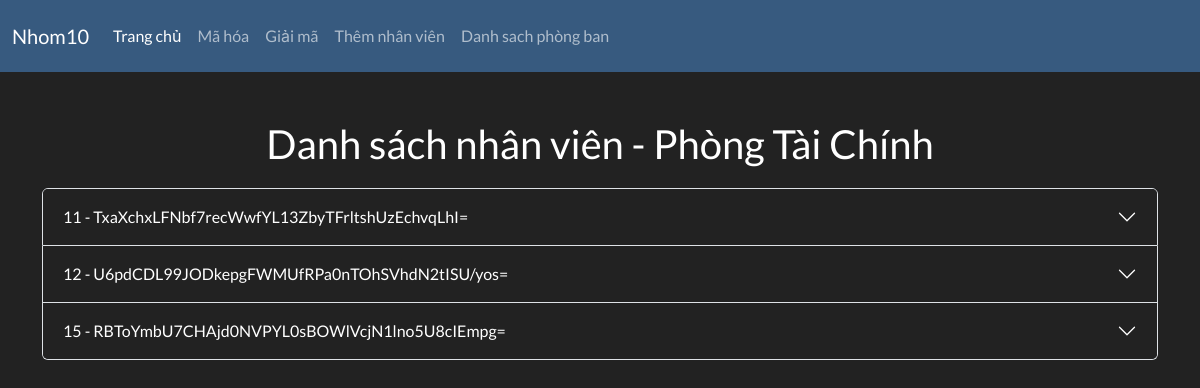
The app's page /department/3/employees/ with its own data.
### records/models.py (models this page shows, shortened)
class Department(models.Model):
    department_code = models.CharField(max_length=20, unique=True, null=False)
    name = models.CharField(max_length=100, null=False)
    created_at = models.DateTimeField(auto_now_add=True)
    updated_at = models.DateTimeField(auto_now=True)

class Employee(models.Model):
    employee_code = models.CharField(max_length=20, unique=True, null=False)
    name = models.CharField(max_length=100, null=False)
    birth_date = birth_date = models.CharField(max_length=20, null=False)
    address = models.TextField(blank=True, null=True)
    phone_number = models.CharField(max_length=15, blank=True, null=True)
    position = models.CharField(max_length=100, blank=True, null=True)
    department = models.ForeignKey(Department, on_delete=models.SET_NULL, null=True, related_name='employees')
    created_at = models.DateTimeField(auto_now_add=True)
    updated_at = models.DateTimeField(auto_now=True)

### records/views.py (the view)
# urls.py: path('department/<int:department_id>/employees/', views.employee_list, name='employee_list'),
def employee_list(request, department_id):
    department = get_object_or_404(Department, id=department_id)
    employees = Employee.objects.filter(department=department)
    context = {
        'department': department,
        'employees': employees,
    }
    return render(request, 'records/employee_list.html', context)

### records/templates/records/employee_list.html (shortened to what this page needs)
{% extends "records/home.html" %}
{% block content %}
<h2 style="margin-top: 20px; margin-bottom: 20px; text-align: center;">
    Danh sách nhân viên - {{ department.name }}
</h2>
{% if employees %}
<div class="accordion" id="accordionExample" style="width: 100%; max-width: 1200px; margin: 0 auto; overflow-x: hidden;">
    {% for employee in employees %}
    <div class="accordion-item">
        <h2 class="accordion-header" id="heading{{ forloop.counter }}">
            <button class="accordion-button collapsed btn btn-outline-success" type="button" data-bs-toggle="collapse" data-bs-target="#collapse{{ forloop.counter }}" aria-expanded="false" aria-controls="collapse{{ forloop.counter }}">
                {{ employee.employee_code }} - {{ employee.name }}
            </button>
        </h2>
    </div>
    {% endfor %}
</div>
{% else %}
<p class="text-center mt-5  text-warning">Không có nhân viên nào trong phòng ban này.</p>
{% endif %}
{% endblock %}

### records on screen
Department: name "Phòng Tài Chính"
Employee: employee_code "11", name "TxaXchxLFNbf7recWwfYL13ZbyTFrltshUzEchvqLhI="
Employee: employee_code "12", name "U6pdCDL99JODkepgFWMUfRPa0nTOhSVhdN2tISU/yos="
Employee: employee_code "15", name "RBToYmbU7CHAjd0NVPYL0sBOWlVcjN1lno5U8cIEmpg="
